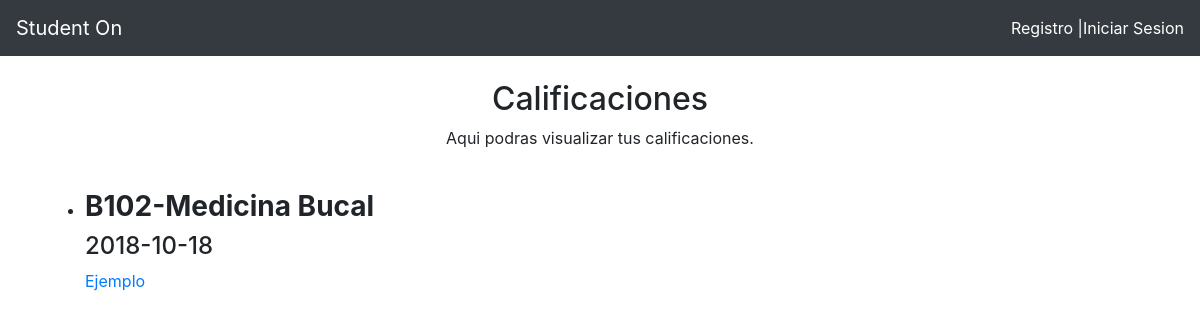
The page /calificaciones.php on the database its author committed.
### tables this page shows
CREATE TABLE `calificaciones` (
  `claveM` varchar(30) NOT NULL,
  `titulo` text NOT NULL,
  `ubicacion` text NOT NULL,
  `fecha` date NOT NULL
);

CREATE TABLE `cursos` (
  `clave` varchar(20) NOT NULL,
  `horario` text NOT NULL,
  `nombre` text NOT NULL
);

### calificaciones.php (the view, shortened to what this page needs)
<?php
	include('php/conexion.php');
?>
<!DOCTYPE html>
<html>
<head>
	<link rel="stylesheet" href="main.css">
	<link rel="stylesheet" href="https://stackpath.bootstrapcdn.com/bootstrap/4.1.3/css/bootstrap.min.css">
</head>
<body>
<?php
	if(!isset($_SESSION["LOGIN"])){
	include 'navbar.php';
	}
 ?>
	<div class="container-fluid">
		<div class="container">
			<center>
			<br>
			<h2>Calificaciones</h2>
			<p>Aqui podras visualizar tus calificaciones.</p>
			<br>
			</center>
		<div class="row">
			<div class="col-12">
				<ul>
				<?php
					$result = mysqli_query($conexion,"SELECT * from calificaciones");
					while($fila=mysqli_fetch_array($result)){
						$clave=$fila['claveM'];
						$ubicacion=$fila['ubicacion'];
						$titulo=$fila['titulo'];
						$fecha=$fila['fecha'];
						$result2 = mysqli_query($conexion,"SELECT * from cursos WHERE clave='$clave'");
						$fila2 =mysqli_fetch_array($result2);
						$nombre=$fila2['nombre'];
						echo '<li><h3><b>'.$clave.'-'.$nombre.'</b></h3><h4>'.$fecha.'</h4><a href="../pdf/'.$ubicacion.'" download>'.$titulo.'</a></li>';
					}
				?>
				</ul>
			</div>
		</div>
		</div>
	</div>
</body>
</html>

### rows shown on the page
calificaciones: claveM "B102", cursos.nombre "Medicina Bucal", fecha "2018-10-18", titulo "Ejemplo"
